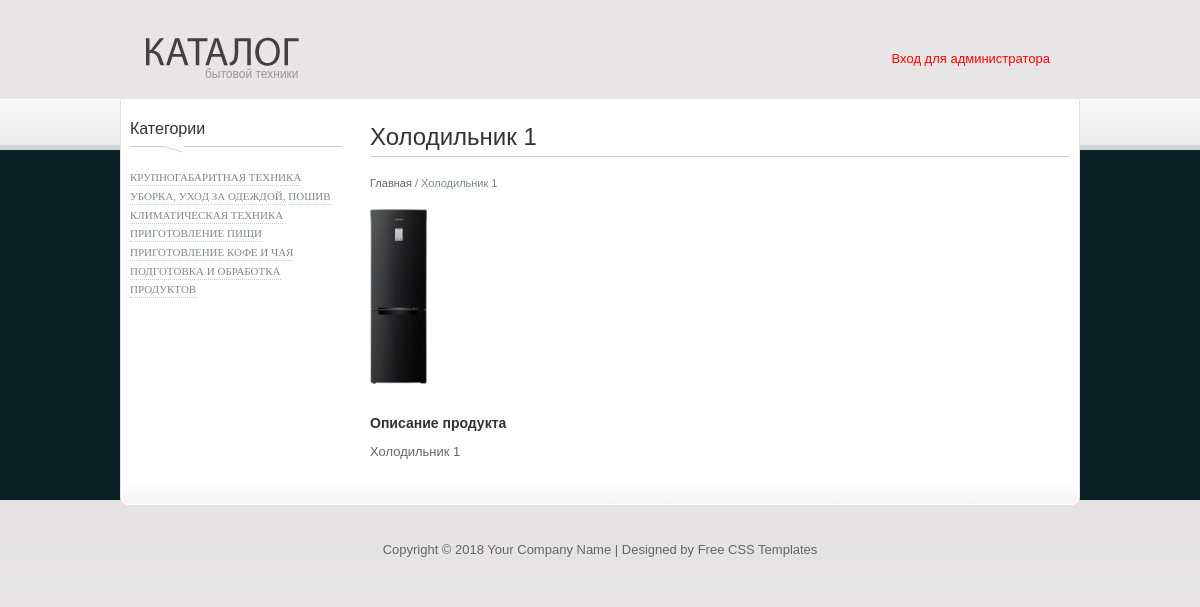
The page /tovar/id/1 on the database its author committed.
### tables this page shows
CREATE TABLE `tovar` (
  `tovar_id` int(5) UNSIGNED NOT NULL,
  `title` varchar(255) NOT NULL,
  `keywords` varchar(255) NOT NULL,
  `description` varchar(255) NOT NULL,
  `img` varchar(255) NOT NULL,
  `anons` text NOT NULL,
  `text` text NOT NULL,
  `brand_id` tinyint(3) UNSIGNED NOT NULL,
  `price` int(5) NOT NULL,
  `publish` enum('0','1') NOT NULL DEFAULT '1'
);

### core/controller/Tovar_Controller.php (called while the page is built, shortened)
<?php
class Tovar_Controller extends Base
{
    protected $tovar;
    protected $krohi;
    protected function input($param = array())
    {
        if (isset($param['id'])) {
            $id = $this->clear_int($param['id']);
            if ($id) {
                $this->tovar = $this->ob_m->get_tovar($id);
                $this->krohi[0]['tovar_name'] = $this->tovar['title'];
            }
        }
    }
    protected function output()
    {
        $this->content = $this->render(VIEW . 'tovar_page', array(
            'tovar' => $this->tovar,
            'krohi' => $this->krohi
        ));
        $this->page = parent::output();
        return $this->page;
    }
}

### index.php (called while the page is built, shortened)
<?php
try{
    $obj = Route_Controller::get_instance();
    $obj->route();
}
catch(ContrException $e) {
    return;
}
?>

### core/model/Model_Driver.php (called while the page is built, shortened)
<?php
class Model_Driver
{
    public $ins_db;
    public function __construct()
    {
        $this->ins_db = new mysqli(HOST, USER, PASSWORD, DB_NAME);
        $this->ins_db->query("SET NAMES 'UTF8'");
    }
    public function select(
        $param,
        $table,
        $where = array(),
        $order = FALSE,
        $napr = "ASC",
        $limit = FALSE,
        $operand = arraY('='),
        $match = array()
    )
    {
        $sql = "SELECT";
        foreach ($param as $item) {
            $sql .= ' ' . $item . ',';
        }
        $sql = rtrim($sql, ',');
        $sql .= ' ' . 'FROM' . ' ' . $table;
        if (count($where) > 0) {
            $ii = 0;
            foreach ($where as $key => $val) {
                if ($ii == 0) {
                    if ($operand[$ii] == "IN") {
                        $sql .= " WHERE " . strtolower($key) . " " . $operand[$ii] . "(" . $val . ")";
                    } else {
                        $sql .= ' ' . ' WHERE ' . strtolower($key) . ' ' . $operand[$ii] . ' ' . "'" . $this->ins_db->real_escape_string($val) . "'";
                    }
                }
                if ($ii > 0) {
                    if ($operand[$ii] == "IN") {
                        $sql .= " AND " . strtolower($key) . " " . $operand[$ii] . "(" . $val . ")";
                    } else {
                        $sql .= ' ' . ' AND ' . strtolower($key) . ' ' . $operand[$ii] . ' ' . "'" . $this->ins_db->real_escape_string($val) . "'";
                    }
                }
                $ii++;
                if ((count($operand) - 1) < $ii) {
                    $operand[$ii] = $operand[$ii - 1];
                }
            }
        }
        $result = $this->ins_db->query($sql);
        for ($i = 0; $i < $result->num_rows; $i++) {
            $row[] = $result->fetch_assoc();
        }
        return $row;
    }
}
?>

### core/controller/Route_Controller.php (called while the page is built, shortened)
<?php
class Route_Controller extends Base_Controller
{
    private function __construct()
    {
        $zapros = $_SERVER['REQUEST_URI'];
        $path = substr($_SERVER['PHP_SELF'], 0, strpos($_SERVER['PHP_SELF'], 'index.php'));
        if ($path === SITE_URL) {
            $this->request_url = substr($zapros, strlen(SITE_URL));
            $url = explode('/', rtrim($this->request_url, '/'));
            $count = count($url);
            if (!empty($url[1])) {
                $key = array();
                $value = array();
                for ($i = 1; $i < $count; $i++) {
                    if ($i % 2 != 0) {
                        $key[] = $url[$i];
                    } else {
                        $value[] = $url[$i];
                    }
                }
            }
        }
    }
}
?>

### core/model/Model.php (called while the page is built, shortened)
<?php
class Model
{
    static $instance;
    public $ins_driver;
    static function get_instance()
    {
        if (self::$instance instanceof self) {
            return self::$instance;
        } else {
            return self::$instance = new self;
        }
    }
    private function __construct()
    {
        try {
            $this->ins_driver = Model_Driver::get_instance();
        } catch (DbException $e) {
            exit();
        }
    }
    public function get_tovar($id)
    {
        $result = $this->ins_driver->select(
            array('title', 'text', 'img', 'keywords', 'description'),
            'tovar',
            array('tovar_id' => $id, 'publish' => 1)
        );
        return $result[0];
    }
}

### template/shablon/tovar_page.php (the view)
<div id="content">
	<? if($tovar) :?>
	<h2><?=$tovar['title']?></h2>
		<div class="kat_map">
			<? if(count($krohi) == 1) :?>
				<a href="<?=SITE_URL?>">Главная</a> /
				<span><?=$krohi[0]['tovar_name'];?></span>
			<? endif;?>
		</div>
			<img alt="Image 10" src="<?=SITE_URL.UPLOAD_DIR.$tovar['img'];?>">
	<div class="cleaner h30"></div>
	<h5><strong>Описание продукта</strong></h5>
		<p><?=$tovar['text']?></p>
	<? else: ?>
		<p>Данных с такими параметрами не существует</p>
	<? endif; ?>
</div>

### template/shablon/css/style.css (style rules this page uses)
* { padding:0; margin:0; outline:none; }
img { border:0; }
.kat_map { font:11px Arial; color:#7e8a8d; margin:0 0 20px 0; }
.kat_map a { color:#185e7f; }

### template/shablon/css/templatemo_style.css (style rules this page uses)
body { margin: 0; padding: 0; color: #666; font-family: Tahoma, Geneva, sans-serif; font-size: 13px; line-height: 1.4em; background-color: #f7f7f7; background-repeat: repeat-x; background-position: top; }
#home { background-image: url(../images/templatemo_body_home.png) }
p { margin: 0 0 0 0; padding: 0; }
img { border: none; }
h1, h2, h3, h4, h5, h6 { color: #333; font-weight: normal; }
h2 { font-size: 26px; margin: 0 0 25px; padding: 5px 0 }
h5 { font-size: 14px; margin: 0 0 10px; padding: 0; }
.cleaner { clear: both }
.h30 { height: 30px }
#content { float: right; width: 700px; padding: 5px 10px 20px; }
#content h2 { font-size: 24px; padding-bottom: 10px; border-bottom: 1px solid #ccc; margin-bottom: 20px }

### rows shown on the page
tovar: title "Холодильник 1", img (picture), text "Холодильник 1"

### other values the page prints
$item_b[0] "КРУПНОГАБАРИТНАЯ ТЕХНИКА"
$item_b[0] "УБОРКА, УХОД ЗА ОДЕЖДОЙ, ПОШИВ"
$item_b[0] "КЛИМАТИЧЕСКАЯ ТЕХНИКА"
$item_b[0] "ПРИГОТОВЛЕНИЕ ПИЩИ"
$item_b[0] "ПРИГОТОВЛЕНИЕ КОФЕ И ЧАЯ"
$item_b[0] "ПОДГОТОВКА И ОБРАБОТКА ПРОДУКТОВ"
$krohi[0]['tovar_name'] "Холодильник 1"
